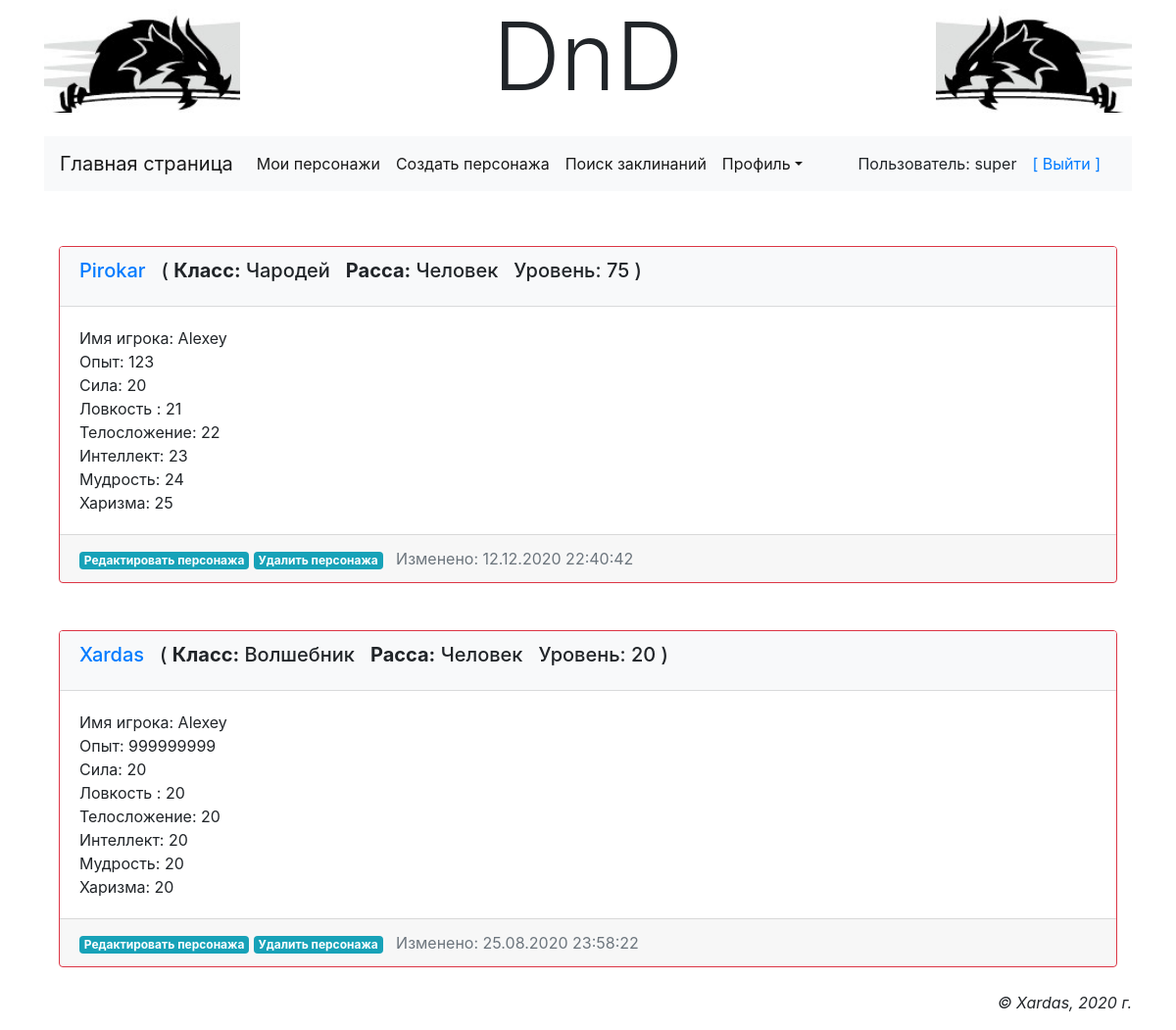
The page /main/accounts/profile/ (signed in) on the database its author committed.
### main/models.py (models this page shows, shortened)
class AdvUser(AbstractUser):
    is_activated = models.BooleanField(default=True, db_index=True, verbose_name='Прошёл активацию?')
    send_message = models.BooleanField(default=True, verbose_name='Слать сообщение о новых коментариях?')
    class Meta(AbstractUser.Meta):
        pass
    def __str__(self):
        return self.username

class BaseInfo(models.Model):
    strength = models.IntegerField(null=False, default=8, verbose_name='Сила персонажа')
    dexterity = models.IntegerField(null=False, default=8, verbose_name='Ловкость персонажа')
    constitution = models.IntegerField(null=False, default=8, verbose_name='Телосложение персонажа')
    intellegence = models.IntegerField(null=False, default=8, verbose_name='Интеллект персонажа')
    wisdom = models.IntegerField(null=False, default=8, verbose_name='Мудрость персонажа')
    chrarisma = models.IntegerField(null=False, default=8, verbose_name='Харизма персонажа')
    expirence_modifier = models.IntegerField(null=False, default=0, verbose_name='модификатор')
    strength_modifier = models.IntegerField(null=False, default=0, verbose_name='модификатор')
    dexterity_modifier = models.IntegerField(null=False, default=0, verbose_name='модификатор')
    constitution_modifier = models.IntegerField(null=False, default=0, verbose_name='модификатор')
    intellegence_modifier = models.IntegerField(null=False, default=0, verbose_name='модификатор')
    wisdom_modifier = models.IntegerField(null=False, default=0, verbose_name='модификатор')
    chrarisma_modifier = models.IntegerField(null=False, default=0, verbose_name='модификатор')
    armor_class = models.IntegerField(null=True, default=0, verbose_name='Класс доспеха')
    speed = models.CharField(null=True, max_length=255, verbose_name='Скорость персонажа')
    hitpoints_max = models.IntegerField(null=True, default=0, verbose_name='Максимальое здоровье')
    hitpoints_str = models.CharField(null=True, max_length=255, verbose_name='Кости здоровья')
    world_view = models.CharField(null=True, max_length=255, verbose_name='Мировозрение')
    skills = models.TextField(null=True, verbose_name='навыки')
    saving_throws = models.TextField(null=True, verbose_name='спасброски')
    description = models.TextField(null=True, verbose_name='Описание')
    feelings = models.TextField(null=True, verbose_name='чувства')
    abilities = models.TextField(null=True, verbose_name='способности')
    actions = models.TextField(null=True, verbose_name='действия')
    modified = models.DateTimeField(auto_now_add=True, db_index=True, verbose_name='Время модификации')
    class Meta:
        abstract = True

class CharBase(BaseInfo):
    owner = models.ForeignKey('AdvUser', null=False, on_delete=models.PROTECT, verbose_name='Владелец персонажа')
    playername = models.CharField(null=True, max_length=20, verbose_name='Реальное имя персонажа')
    name = models.CharField(db_index=True, null=False, max_length=20, verbose_name='Имя персонажа')
    races = models.ManyToManyField(CharRaces, choices=CharRaces.RACE_CHOICES, max_length=20,
                                   verbose_name='Расса персонажа')
    expirence = models.IntegerField(null=False, default=0, verbose_name='Опыт персонажа')
    level = models.IntegerField(null=False, default=1, verbose_name='Уровень персонажа')
    spells = models.ManyToManyField(Spell)
    prof_bonus = models.IntegerField(null=True, default=0, verbose_name='Бонус мастерства')
    initiative = models.IntegerField(null=True, default=0, verbose_name='Инициатива')
    inspiration = models.IntegerField(null=True, default=0, verbose_name='Вдохновение')
    hitpoints_curr = models.IntegerField(null=True, default=0, verbose_name='Текущее здоровье')
    hitpoints_temp = models.IntegerField(null=True, default=0, verbose_name='Временные очки здоровья')
    char_classes = models.ManyToManyField(CharClasses, choices=CharClasses.CLASS_CHOICES,
                                          verbose_name='Класс персонажа')
    gender = models.BooleanField(default=True, verbose_name='Пол')
    age = models.IntegerField(null=True, default=21, verbose_name='Возраст персонажа')
    height = models.IntegerField(null=True, default=175, verbose_name='Рост персонажа')
    weight = models.IntegerField(null=True, default=60, verbose_name='Вес персонажа')
    hair = models.CharField(null=True, max_length=20, verbose_name='Цвет волос')
    eyes = models.CharField(null=True, max_length=20, verbose_name='Цвет глаз')
    skin = models.CharField(null=True, max_length=20, verbose_name='Цвет кожы')
    avatar = models.ImageField(null=True, blank=True, upload_to='avatars/', verbose_name='Аватар')
    pers_traits = models.CharField(null=True, max_length=20, verbose_name='Персональные черты')
    ideals = models.CharField(null=True, max_length=20, verbose_name='Идеалы')
    bonds = models.CharField(null=True, max_length=20, verbose_name='Привязанности')
    flaws = models.CharField(null=True, max_length=20, verbose_name='Пороки')
    char_history = models.TextField(default='', verbose_name='История персонажа')
    gold_count = models.IntegerField(null=True, default=0, verbose_name='Золото персонажа')
    silver_count = models.IntegerField(null=True, default=0, verbose_name='Серебро персонажа')
    copper_count = models.IntegerField(null=True, default=0, verbose_name='Медь персонажа')
    char = CharacterManager()
    objects = models.Manager()
    class Meta:
        ordering = ['-modified']

class CharClasses(models.Model):
    CLASS_CHOICES = (
        ('Варвар', "Варвар"),
        ('Бард', "Бард"),
        ('Жрец', "Жрец"),
        ('Друид', "Друид"),
        ('Воин', "Воин"),
        ('Монах', "Монах"),
        ('Паладин', "Паладин"),
        ('Следопыт', "Следопыт"),
        ('Плут', "Плут"),
        ('Чародей', "Чародей"),
        ('Колдун', "Колдун"),
        ('Волшебник', "Волшебник"),
    )
    name = models.CharField(db_index=True, choices=CLASS_CHOICES, unique=True, null=False, max_length=20,
                            verbose_name='Имя класса персонажа')
    caption = models.CharField(null=True, max_length=24, verbose_name='Caption класса')
    description = models.CharField(null=True, max_length=1024 * 64, verbose_name='Описание класса')
    char_classes = ClassManager()
    objects = models.Manager()

class CharRaces(models.Model):
    RACE_CHOICES = (
        ('dwarf', "Дварф"),
        ('elf', "Эльф"),
        ('half', "Полурослик"),
        ('human', "Человек"),
        ('dragon', "Драконорождённый"),
        ('gnom', "Гном"),
        ('halfelf', "Полуэльф"),
        ('halfork', "Полуорк"),
        ('tifling', "Тифлинг"),
    )
    name = models.CharField(db_index=True, choices=RACE_CHOICES, unique=True, null=False, max_length=20,
                            verbose_name='Имя рассы персонажа')
    caption = models.CharField(null=True, max_length=24, verbose_name='Caption рассы')
    description = models.CharField(null=True, max_length=1024 * 64, verbose_name='Описание рассы')
    char_races = RaceManager()
    objects = models.Manager()

### main/views.py (the view)
# urls.py: path('accounts/profile/', profile, name='profile'),
@login_required
def profile(request):
    print("Current account: ", request.user)
    chars = CharBase.objects.filter(owner=request.user)
    return render(request, 'main/profile.html', {'chars': chars})

### main/templates/main/profile.html (shortened to what this page needs)
{% extends "layout/basic.html" %}
{% block content %}
{% for ch in chars %}
<div class="card border-danger mt-5">
    <div class="card-header bg-light">
        <h5 class="card-title">
            <a href="{% url 'main:view_character' ch.name %}">{{ ch.name }}</a>
            &nbsp&nbsp(
            <b>Класс:</b>
            {% for char_class in ch.char_classes.all %}
                {{ char_class.name }}
            {% endfor %}&nbsp
            <b>Расса:</b>
            {% for race in ch.races.all %}
                {{ race.caption }}
            {% endfor %}&nbsp
            Уровень: {{ ch.level }}&nbsp)
        </h5>
    </div>
    <div class="card-body">
        Имя игрока:  {{ ch.playername }} <br>
        Опыт: {{ ch.expirence }} <br>
        Сила: {{ ch.strength }} <br>
        Ловкость : {{ ch.dexterity }} <br>
        Телосложение: {{ ch.constitution }} <br>
        Интеллект: {{ ch.intellegence }} <br>
        Мудрость: {{ ch.wisdom }} <br>
        Харизма: {{ ch.chrarisma }} <br>
    </div>
    <div class="card-footer">
        <a class="badge badge-info" href="{% url 'main:edit_character' ch.name %}">Редактировать персонажа</a>
        <a class="badge badge-info" href="{% url 'main:delete_character' ch.name %}">Удалить персонажа</a>
        &nbsp&nbsp<span class="text-right text-muted">Изменено:  {{ ch.modified|date:"d.m.Y H:i:s" }}</span>
    </div>
</div>
{% endfor %}
{% endblock %}

### main/templates/layout/menu.html (shortened to what this page needs)
<nav class="navbar navbar-expand-lg navbar-light bg-light">
          <a class="navbar-brand" href="{% url 'main:index' %}">Главная страница</a>
          <div class="collapse navbar-collapse" id="navbarSupportedContent">
              {% if user.is_authenticated %}
              <ul class="navbar-nav mr-auto">
                  <li class="nav-item active"><a class="nav-link" href="{% url 'main:profile' %}">Мои персонажи</a></li>
                  <li class="nav-item active"><a class="nav-link" href="{% url 'main:create_character' %}">Создать персонажа</a></li>
                  <li class="nav-item active"><a class="nav-link" href="{% url 'main:find_spells' %}">Поиск заклинаний</a></li>
                  <li class="nav-item dropdown active">
                        <a class="nav-link dropdown-toggle" data-toggle="dropdown"
                        href="#" role="button" aria-haspopup="true"
                        aria-expanded="false">Профиль</a>
                  </li>
              </ul>
              Пользователь: {{ user.username }}
              <a class="nav-link" href="{% url 'main:logout' %}">[ Выйти ]</a>
              {% else %}
              <a class="nav-link" href="{% url 'main:register' %}">[ Регистрация ]</a>
              <a class="nav-link" href="{% url 'main:login' %}">[ Вход ]</a>
              {% endif %}
          </div>
</nav>

### rows shown on the page
AdvUser: username "super"
CharBase: name "Pirokar", level "75", playername "Alexey", expirence "123", strength "20", dexterity "21", constitution "22", intellegence "23", wisdom "24", chrarisma "25", modified "12.12.2020 22:40:42"
CharClasses: name "Чародей"
CharRaces: caption "Человек"
CharBase: name "Xardas", level "20", playername "Alexey", expirence "999999999", strength "20", dexterity "20", constitution "20", intellegence "20", wisdom "20", chrarisma "20", modified "25.08.2020 23:58:22"
CharClasses: name "Волшебник"
